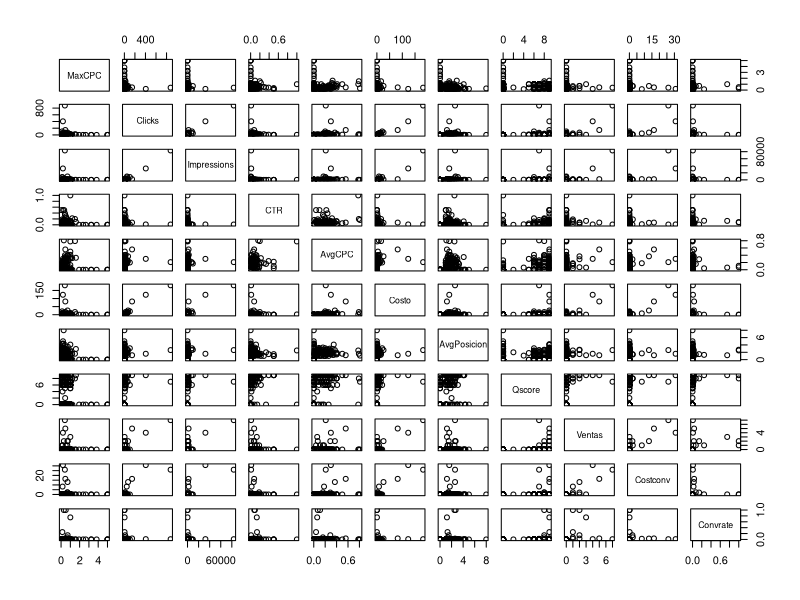
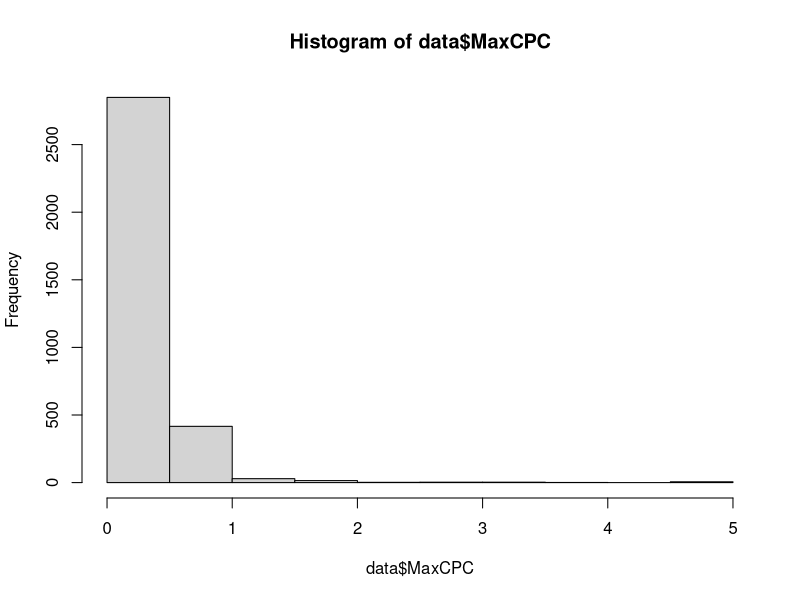
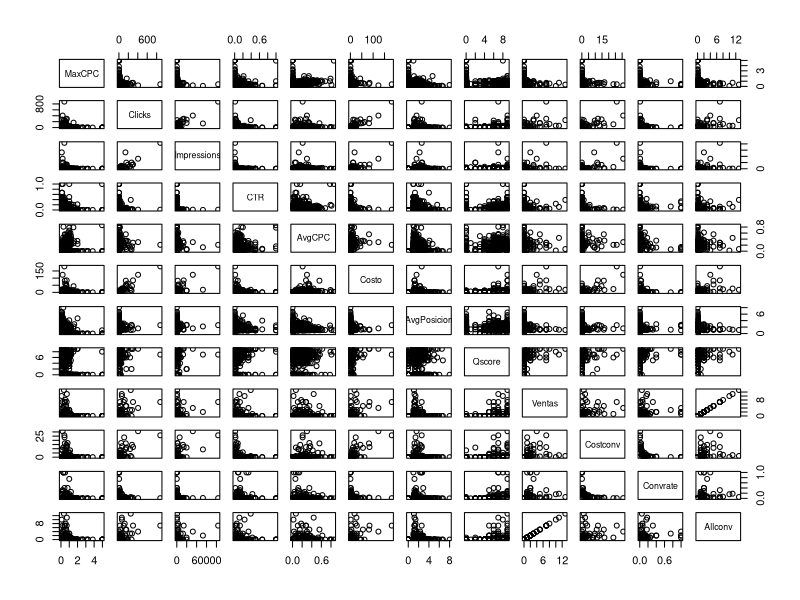

The R source for these figures, in order:
## ---- chunk 1
knitr::opts_chunk$set(echo = TRUE)
## ---- chunk 2
library(readr)

data <- read_delim("../data/ROW.csv", 
    ";", escape_double = FALSE, locale = locale(decimal_mark = ",", 
         grouping_mark = "."), trim_ws = TRUE)

cols(
  Adgroup = col_character(),
  MaxCPC = col_double(),
  Clicks = col_integer(),
  Impressions = col_integer(),
  CTR = col_double(),
  AvgCPC = col_double(),
  Costo = col_double(),
  AvgPosicion = col_double(),
  Qscore = col_integer(),
  Ventas = col_integer(),
  Costconv = col_double(),
  Convrate = col_double(),
  Allconv = col_integer()
)


table(data$Adgroup)
## ---- chunk 3
dataVE<-subset(data, Adgroup=='Vest English')
dataSE<-subset(data, Adgroup=='Sweater English')  

View(subset(dataSE,Ventas!=0))

cor(dataSE$AvgPosicion,dataSE$Qscore)
cor(dataSE$Clicks,dataSE$CTR)
cor(dataSE$CTR,dataSE$Impressions)

dataSE_1<-dataSE[,c(-1,-13)]
M<-as.matrix(dataSE_1)
cor(M)
plot(dataSE_1)

hist(data$MaxCPC)



summary(data)
data_1<-na.omit(data)

data_2<-data[,-1]
data_3<-as.matrix(data_2)

plot(data_2)

